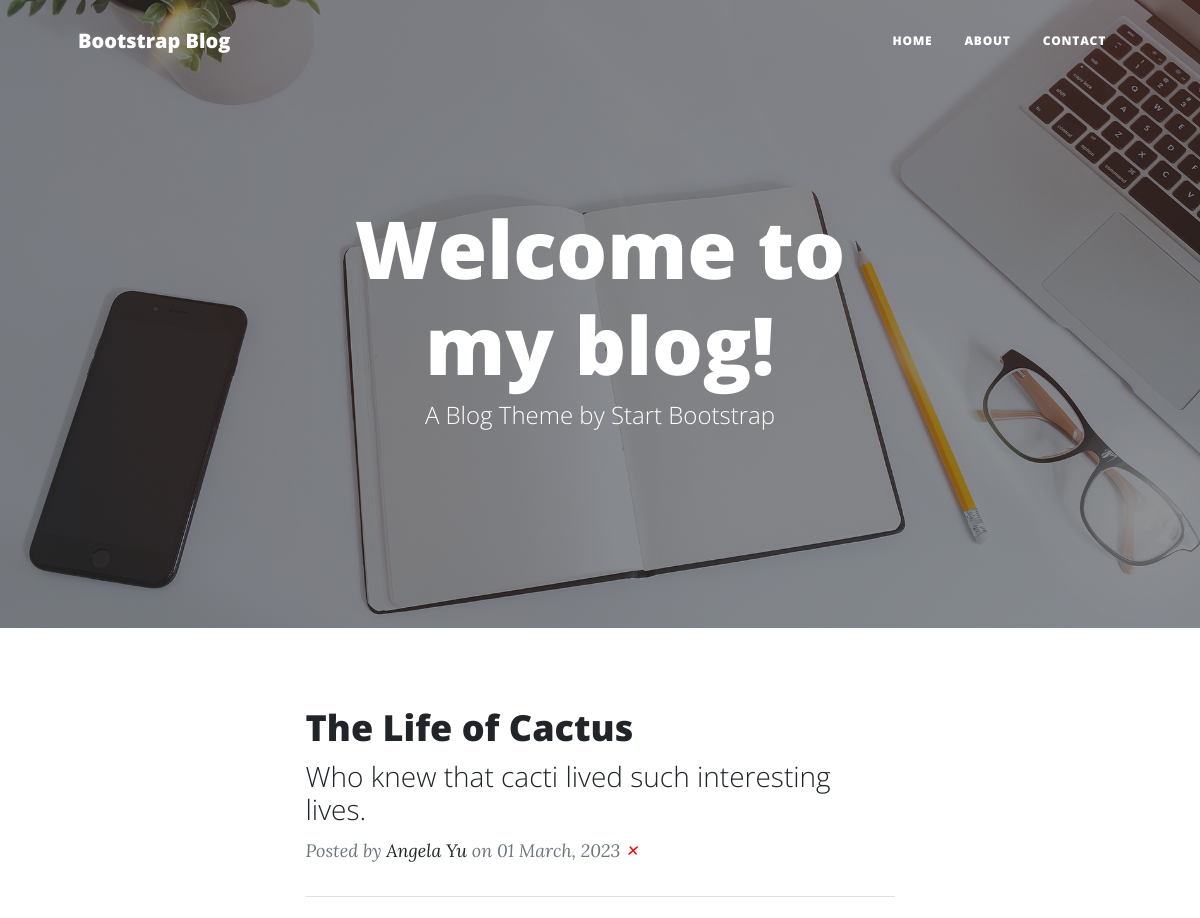
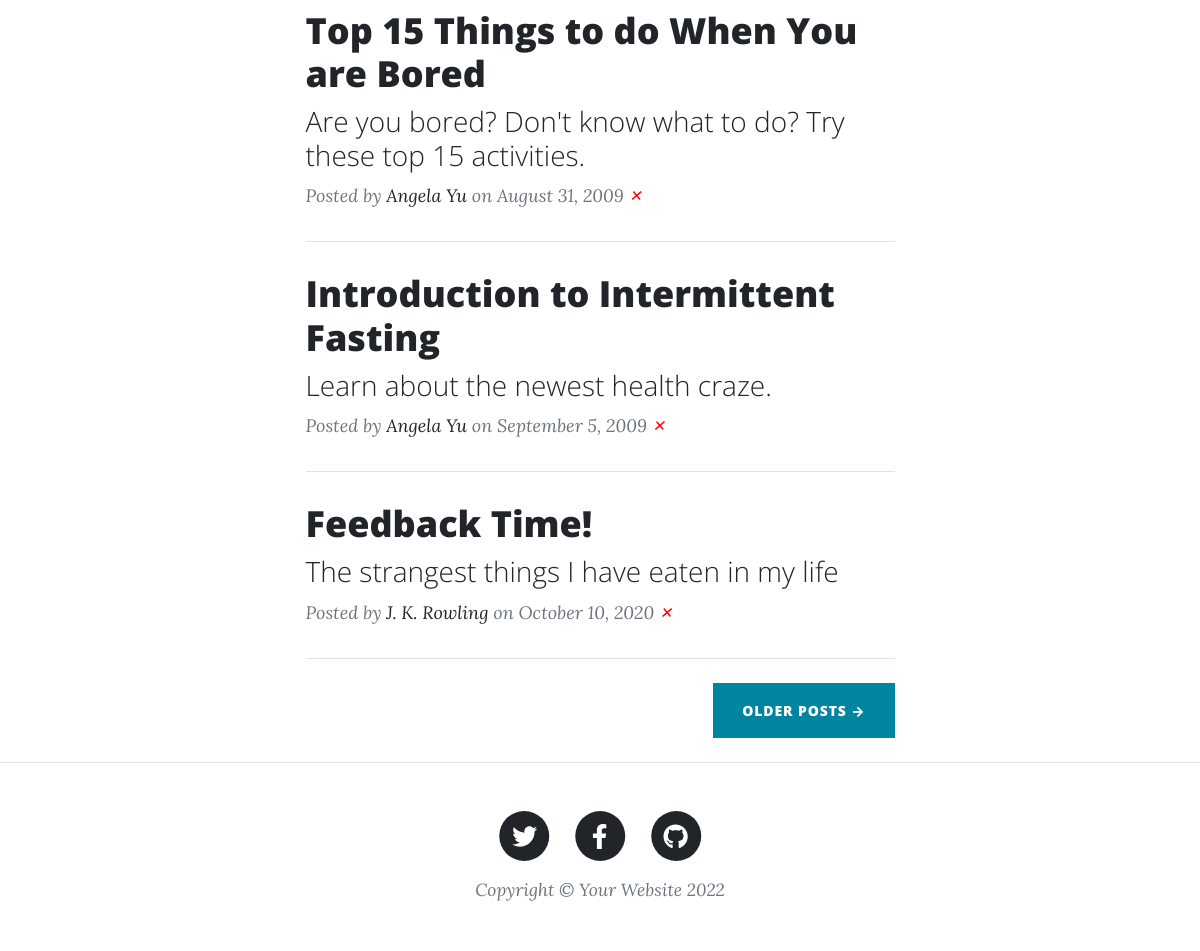
The page / on the database its author committed (2 pictures, top to bottom).
### main.py (models this page shows)
class BlogPost(db.Model):
    id = db.Column(db.Integer, primary_key=True)
    title = db.Column(db.String(250), unique=True, nullable=False)
    subtitle = db.Column(db.String(250), nullable=False)
    date = db.Column(db.String(250), nullable=False)
    body = db.Column(db.Text, nullable=False)
    author = db.Column(db.String(250), nullable=False)
    img_url = db.Column(db.String(250), nullable=False)

### main.py (the view)
@app.route('/')
def home():
    blogs = db.session.query(BlogPost).all()
    return render_template("index.html", header_image="/static/images/home-bg.jpg", blogs=blogs, page_title="Welcome to my blog!")

### templates/index.html (shortened to what this page needs)
{% include "head.html" %}
{% include "header.html" %}
{% block content %}
<div class="container px-4 px-lg-5">
    <div class="row gx-4 gx-lg-5 justify-content-center">
        <div class="col-md-10 col-lg-8 col-xl-7">
            {% for blog in blogs: %}
            <div class="post-preview">
                <a href="post/{{blog['id']}}">
                    <h2 class="post-title">{{blog["title"]}}</h2>
                    <h3 class="post-subtitle">{{blog["subtitle"]}}</h3>
                </a>
                <p class="post-meta">
                    Posted by <a href="#!">{{blog["author"]}}</a> on {{blog["date"]}}
                    <a href="delete-post/{{blog['id']}}" style="color: red;">&#x2717;</a>
                </p>
            </div>
            <hr class="my-4"/>
            {% endfor %}
            <div class="d-flex justify-content-end mb-4">
                <a class="btn btn-primary text-uppercase" href="#!">Older Posts →</a>
            </div>
        </div>
    </div>
</div>
{% include "footer.html" %}
{% endblock %}

### templates/head.html (shortened to what this page needs)
<head>
    <link href="{{ url_for('static',filename='/css/styles.css') }}" rel="stylesheet"/>
</head>

### templates/header.html (shortened to what this page needs)
<nav class="navbar navbar-expand-lg navbar-light" id="mainNav">
    <div class="container px-4 px-lg-5">
        <a class="navbar-brand" href="/">Bootstrap Blog</a>
        <div class="collapse navbar-collapse" id="navbarResponsive">
            <ul class="navbar-nav ms-auto py-4 py-lg-0">
                <li class="nav-item"><a class="nav-link px-lg-3 py-3 py-lg-4" href="/">Home</a></li>
                <li class="nav-item"><a class="nav-link px-lg-3 py-3 py-lg-4" href="/about">About</a></li>
                <li class="nav-item"><a class="nav-link px-lg-3 py-3 py-lg-4" href="/contact">Contact</a></li>
            </ul>
        </div>
    </div>
</nav>
<header class="masthead" style="background-image: url('{{header_image}}')">
    <div class="container position-relative px-4 px-lg-5">
        <div class="row gx-4 gx-lg-5 justify-content-center">
            <div class="col-md-10 col-lg-8 col-xl-7">
                <div class="site-heading">
                    <h1>{{ page_title }}</h1>
                    <span class="subheading">A Blog Theme by Start Bootstrap</span>
                </div>
            </div>
        </div>
    </div>
</header>

### templates/footer.html
<footer class="border-top">
    <div class="container px-4 px-lg-5">
        <div class="row gx-4 gx-lg-5 justify-content-center">
            <div class="col-md-10 col-lg-8 col-xl-7">
                <ul class="list-inline text-center">
                    <li class="list-inline-item">
                        <a href="#!">
                            <span class="fa-stack fa-lg">
                                <i class="fas fa-circle fa-stack-2x"></i>
                                <i class="fab fa-twitter fa-stack-1x fa-inverse"></i>
                            </span>
                        </a>
                    </li>
                    <li class="list-inline-item">
                        <a href="#!">
                            <span class="fa-stack fa-lg">
                                <i class="fas fa-circle fa-stack-2x"></i>
                                <i class="fab fa-facebook-f fa-stack-1x fa-inverse"></i>
                            </span>
                        </a>
                    </li>
                    <li class="list-inline-item">
                        <a href="#!">
                            <span class="fa-stack fa-lg">
                                <i class="fas fa-circle fa-stack-2x"></i>
                                <i class="fab fa-github fa-stack-1x fa-inverse"></i>
                            </span>
                        </a>
                    </li>
                </ul>
                <div class="small text-center text-muted fst-italic">Copyright &copy; Your Website 2022</div>
            </div>
        </div>
    </div>
</footer>

### rows shown on the page
BlogPost: title "The Life of Cactus", subtitle "Who knew that cacti lived such interesting lives.", author "Angela Yu", date "01 March, 2023"
BlogPost: title "Top 15 Things to do When You are Bored", subtitle "Are you bored? Don't know what to do? Try these top 15 activities.", author "Angela Yu", date "August 31, 2009"
BlogPost: title "Introduction to Intermittent Fasting", subtitle "Learn about the newest health craze.", author "Angela Yu", date "September 5, 2009"
BlogPost: title "Feedback Time!", subtitle "The strangest things I have eaten in my life", author "J. K. Rowling", date "October 10, 2020"

### other values the page prints
{{ page_title }} "Welcome to my blog!"
